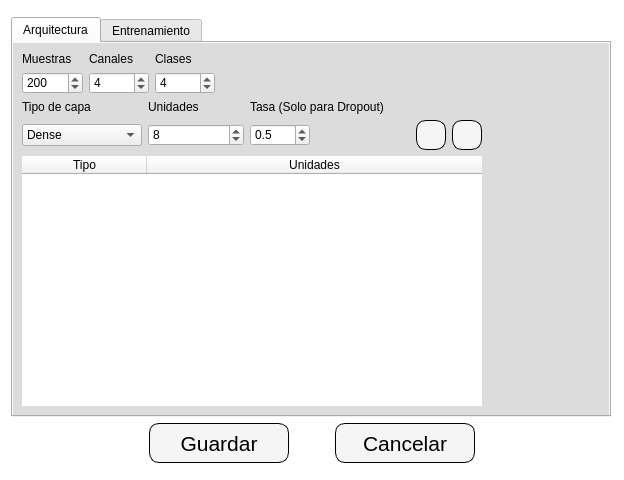
<?xml version="1.0" encoding="UTF-8"?>
<ui version="4.0">
 <class>trainingConfigDialog</class>
 <widget class="QDialog" name="trainingConfigDialog">
  <property name="geometry">
   <rect>
    <x>0</x>
    <y>0</y>
    <width>624</width>
    <height>480</height>
   </rect>
  </property>
  <property name="minimumSize">
   <size>
    <width>624</width>
    <height>480</height>
   </size>
  </property>
  <property name="maximumSize">
   <size>
    <width>624</width>
    <height>480</height>
   </size>
  </property>
  <property name="windowTitle">
   <string>Dialog</string>
  </property>
  <property name="layoutDirection">
   <enum>Qt::LeftToRight</enum>
  </property>
  <property name="styleSheet">
   <string notr="true">#trainingConfigDialog {
	background: white;
}

QPushButton {
	font-size: 16pt;
	border: 1px solid black;
	border-radius: 10px;
	background: whitesmoke
}

#saveConfig:hover {
	color: white;
	background: green
}

#cancelConfig:hover {
	color: white;
	background: red
}

#trainingTab, #architectureTab {	
	background-color: rgb(220, 220, 220);
}

#architectureTable {
	border: none;
}

#architectureTable QHeaderView:section {
	background: whitesmoke;
}



</string>
  </property>
  <property name="modal">
   <bool>true</bool>
  </property>
  <layout class="QVBoxLayout" name="verticalLayout_5">
   <item>
    <layout class="QVBoxLayout" name="verticalLayout">
     <item>
      <widget class="QTabWidget" name="tabWidget">
       <property name="minimumSize">
        <size>
         <width>600</width>
         <height>400</height>
        </size>
       </property>
       <property name="maximumSize">
        <size>
         <width>600</width>
         <height>400</height>
        </size>
       </property>
       <property name="currentIndex">
        <number>0</number>
       </property>
       <widget class="QWidget" name="architectureTab">
        <attribute name="title">
         <string>Arquitectura</string>
        </attribute>
        <layout class="QFormLayout" name="formLayout_4">
         <item row="0" column="0">
          <layout class="QFormLayout" name="formLayout_3">
           <item row="0" column="0">
            <layout class="QGridLayout" name="gridLayout_2">
             <item row="0" column="0">
              <widget class="QLabel" name="label_11">
               <property name="minimumSize">
                <size>
                 <width>60</width>
                 <height>0</height>
                </size>
               </property>
               <property name="text">
                <string>Muestras</string>
               </property>
              </widget>
             </item>
             <item row="0" column="1">
              <widget class="QLabel" name="label_9">
               <property name="minimumSize">
                <size>
                 <width>60</width>
                 <height>0</height>
                </size>
               </property>
               <property name="text">
                <string>Canales</string>
               </property>
              </widget>
             </item>
             <item row="0" column="2">
              <widget class="QLabel" name="label_10">
               <property name="minimumSize">
                <size>
                 <width>60</width>
                 <height>0</height>
                </size>
               </property>
               <property name="text">
                <string>Clases</string>
               </property>
              </widget>
             </item>
             <item row="1" column="0">
              <widget class="QSpinBox" name="timeSteps">
               <property name="minimum">
                <number>1</number>
               </property>
               <property name="maximum">
                <number>10000</number>
               </property>
               <property name="value">
                <number>200</number>
               </property>
              </widget>
             </item>
             <item row="1" column="1">
              <widget class="QSpinBox" name="channels">
               <property name="minimum">
                <number>1</number>
               </property>
               <property name="value">
                <number>4</number>
               </property>
              </widget>
             </item>
             <item row="1" column="2">
              <widget class="QSpinBox" name="classes">
               <property name="minimumSize">
                <size>
                 <width>60</width>
                 <height>0</height>
                </size>
               </property>
               <property name="minimum">
                <number>2</number>
               </property>
               <property name="value">
                <number>4</number>
               </property>
              </widget>
             </item>
            </layout>
           </item>
           <item row="1" column="0">
            <layout class="QVBoxLayout" name="verticalLayout_4">
             <item>
              <layout class="QGridLayout" name="gridLayout">
               <item row="0" column="0">
                <widget class="QLabel" name="label_6">
                 <property name="minimumSize">
                  <size>
                   <width>80</width>
                   <height>0</height>
                  </size>
                 </property>
                 <property name="text">
                  <string>Tipo de capa</string>
                 </property>
                </widget>
               </item>
               <item row="1" column="2">
                <widget class="QDoubleSpinBox" name="dropoutRate">
                 <property name="minimumSize">
                  <size>
                   <width>60</width>
                   <height>0</height>
                  </size>
                 </property>
                 <property name="maximumSize">
                  <size>
                   <width>60</width>
                   <height>16777215</height>
                  </size>
                 </property>
                 <property name="cursor">
                  <cursorShape>ArrowCursor</cursorShape>
                 </property>
                 <property name="decimals">
                  <number>1</number>
                 </property>
                 <property name="maximum">
                  <double>1.000000000000000</double>
                 </property>
                 <property name="value">
                  <double>0.500000000000000</double>
                 </property>
                </widget>
               </item>
               <item row="1" column="0">
                <widget class="QComboBox" name="layerType">
                 <property name="minimumSize">
                  <size>
                   <width>120</width>
                   <height>22</height>
                  </size>
                 </property>
                 <property name="cursor">
                  <cursorShape>PointingHandCursor</cursorShape>
                 </property>
                 <item>
                  <property name="text">
                   <string>Dense</string>
                  </property>
                 </item>
                 <item>
                  <property name="text">
                   <string>LSTM</string>
                  </property>
                 </item>
                 <item>
                  <property name="text">
                   <string>Dropout</string>
                  </property>
                 </item>
                </widget>
               </item>
               <item row="0" column="3">
                <layout class="QHBoxLayout" name="horizontalLayout_5"/>
               </item>
               <item row="0" column="1">
                <widget class="QLabel" name="label_7">
                 <property name="minimumSize">
                  <size>
                   <width>60</width>
                   <height>0</height>
                  </size>
                 </property>
                 <property name="text">
                  <string>Unidades</string>
                 </property>
                </widget>
               </item>
               <item row="0" column="2">
                <widget class="QLabel" name="label_8">
                 <property name="minimumSize">
                  <size>
                   <width>160</width>
                   <height>0</height>
                  </size>
                 </property>
                 <property name="text">
                  <string>Tasa (Solo para Dropout)</string>
                 </property>
                </widget>
               </item>
               <item row="1" column="1">
                <widget class="QSpinBox" name="hiddenUnits">
                 <property name="minimumSize">
                  <size>
                   <width>60</width>
                   <height>22</height>
                  </size>
                 </property>
                 <property name="cursor">
                  <cursorShape>ArrowCursor</cursorShape>
                 </property>
                 <property name="minimum">
                  <number>1</number>
                 </property>
                 <property name="maximum">
                  <number>10000</number>
                 </property>
                 <property name="value">
                  <number>8</number>
                 </property>
                </widget>
               </item>
               <item row="1" column="3">
                <widget class="QPushButton" name="addLayer">
                 <property name="minimumSize">
                  <size>
                   <width>30</width>
                   <height>30</height>
                  </size>
                 </property>
                 <property name="maximumSize">
                  <size>
                   <width>30</width>
                   <height>30</height>
                  </size>
                 </property>
                 <property name="cursor">
                  <cursorShape>PointingHandCursor</cursorShape>
                 </property>
                 <property name="text">
                  <string/>
                 </property>
                 <property name="icon">
                  <iconset>
                   <normalon>images/plus.png</normalon>
                  </iconset>
                 </property>
                </widget>
               </item>
               <item row="1" column="4">
                <widget class="QPushButton" name="removeLayer">
                 <property name="minimumSize">
                  <size>
                   <width>30</width>
                   <height>30</height>
                  </size>
                 </property>
                 <property name="maximumSize">
                  <size>
                   <width>30</width>
                   <height>30</height>
                  </size>
                 </property>
                 <property name="cursor">
                  <cursorShape>PointingHandCursor</cursorShape>
                 </property>
                 <property name="text">
                  <string/>
                 </property>
                 <property name="icon">
                  <iconset>
                   <normalon>images/minus.png</normalon>
                  </iconset>
                 </property>
                </widget>
               </item>
              </layout>
             </item>
             <item>
              <widget class="QTableWidget" name="architectureTable">
               <property name="minimumSize">
                <size>
                 <width>460</width>
                 <height>240</height>
                </size>
               </property>
               <property name="tabletTracking">
                <bool>false</bool>
               </property>
               <property name="autoFillBackground">
                <bool>false</bool>
               </property>
               <property name="styleSheet">
                <string notr="true"/>
               </property>
               <property name="frameShape">
                <enum>QFrame::StyledPanel</enum>
               </property>
               <property name="frameShadow">
                <enum>QFrame::Sunken</enum>
               </property>
               <property name="sizeAdjustPolicy">
                <enum>QAbstractScrollArea::AdjustIgnored</enum>
               </property>
               <property name="selectionMode">
                <enum>QAbstractItemView::ExtendedSelection</enum>
               </property>
               <property name="textElideMode">
                <enum>Qt::ElideLeft</enum>
               </property>
               <property name="showGrid">
                <bool>true</bool>
               </property>
               <property name="gridStyle">
                <enum>Qt::DashLine</enum>
               </property>
               <property name="sortingEnabled">
                <bool>false</bool>
               </property>
               <property name="wordWrap">
                <bool>true</bool>
               </property>
               <attribute name="horizontalHeaderVisible">
                <bool>true</bool>
               </attribute>
               <attribute name="horizontalHeaderCascadingSectionResizes">
                <bool>false</bool>
               </attribute>
               <attribute name="horizontalHeaderMinimumSectionSize">
                <number>39</number>
               </attribute>
               <attribute name="horizontalHeaderDefaultSectionSize">
                <number>125</number>
               </attribute>
               <attribute name="horizontalHeaderShowSortIndicator" stdset="0">
                <bool>false</bool>
               </attribute>
               <attribute name="horizontalHeaderStretchLastSection">
                <bool>true</bool>
               </attribute>
               <attribute name="verticalHeaderCascadingSectionResizes">
                <bool>false</bool>
               </attribute>
               <attribute name="verticalHeaderShowSortIndicator" stdset="0">
                <bool>false</bool>
               </attribute>
               <attribute name="verticalHeaderStretchLastSection">
                <bool>false</bool>
               </attribute>
               <column>
                <property name="text">
                 <string>Tipo</string>
                </property>
               </column>
               <column>
                <property name="text">
                 <string>Unidades</string>
                </property>
               </column>
              </widget>
             </item>
            </layout>
           </item>
          </layout>
         </item>
        </layout>
       </widget>
       <widget class="QWidget" name="trainingTab">
        <attribute name="title">
         <string>Entrenamiento</string>
        </attribute>
        <layout class="QFormLayout" name="formLayout_2">
         <item row="0" column="0">
          <layout class="QFormLayout" name="formLayout">
           <item row="0" column="0">
            <layout class="QVBoxLayout" name="verticalLayout_3">
             <item>
              <widget class="QCheckBox" name="pretrainedModelCheck">
               <property name="minimumSize">
                <size>
                 <width>220</width>
                 <height>0</height>
                </size>
               </property>
               <property name="text">
                <string>Entrenar modelo preentrenado</string>
               </property>
              </widget>
             </item>
             <item>
              <widget class="QLabel" name="label">
               <property name="minimumSize">
                <size>
                 <width>100</width>
                 <height>0</height>
                </size>
               </property>
               <property name="text">
                <string>Cargar modelo</string>
               </property>
              </widget>
             </item>
             <item>
              <layout class="QHBoxLayout" name="horizontalLayout_4">
               <item>
                <widget class="QLineEdit" name="pretrainedModelPath">
                 <property name="minimumSize">
                  <size>
                   <width>500</width>
                   <height>0</height>
                  </size>
                 </property>
                </widget>
               </item>
               <item>
                <widget class="QToolButton" name="loadPretrainedModel">
                 <property name="cursor">
                  <cursorShape>PointingHandCursor</cursorShape>
                 </property>
                 <property name="text">
                  <string>...</string>
                 </property>
                </widget>
               </item>
              </layout>
             </item>
             <item>
              <widget class="QLabel" name="label_2">
               <property name="minimumSize">
                <size>
                 <width>100</width>
                 <height>0</height>
                </size>
               </property>
               <property name="text">
                <string>Cargra dataset</string>
               </property>
              </widget>
             </item>
             <item>
              <layout class="QHBoxLayout" name="horizontalLayout_3">
               <item>
                <widget class="QLineEdit" name="dataPath">
                 <property name="minimumSize">
                  <size>
                   <width>500</width>
                   <height>0</height>
                  </size>
                 </property>
                </widget>
               </item>
               <item>
                <widget class="QToolButton" name="loadDataPath">
                 <property name="cursor">
                  <cursorShape>PointingHandCursor</cursorShape>
                 </property>
                 <property name="text">
                  <string>...</string>
                 </property>
                </widget>
               </item>
              </layout>
             </item>
             <item>
              <widget class="QLabel" name="label_3">
               <property name="minimumSize">
                <size>
                 <width>100</width>
                 <height>0</height>
                </size>
               </property>
               <property name="text">
                <string>Guardar modelo</string>
               </property>
              </widget>
             </item>
             <item>
              <layout class="QHBoxLayout" name="horizontalLayout_2">
               <item>
                <widget class="QLineEdit" name="modelPath">
                 <property name="minimumSize">
                  <size>
                   <width>500</width>
                   <height>0</height>
                  </size>
                 </property>
                </widget>
               </item>
               <item>
                <widget class="QToolButton" name="saveModelPath">
                 <property name="cursor">
                  <cursorShape>PointingHandCursor</cursorShape>
                 </property>
                 <property name="text">
                  <string>...</string>
                 </property>
                </widget>
               </item>
              </layout>
             </item>
            </layout>
           </item>
           <item row="1" column="0">
            <layout class="QVBoxLayout" name="verticalLayout_2">
             <item>
              <widget class="QLabel" name="label_4">
               <property name="minimumSize">
                <size>
                 <width>70</width>
                 <height>0</height>
                </size>
               </property>
               <property name="text">
                <string>Epochs</string>
               </property>
              </widget>
             </item>
             <item>
              <widget class="QSpinBox" name="epochNumber">
               <property name="minimumSize">
                <size>
                 <width>70</width>
                 <height>0</height>
                </size>
               </property>
               <property name="cursor">
                <cursorShape>ArrowCursor</cursorShape>
               </property>
               <property name="maximum">
                <number>10000</number>
               </property>
               <property name="value">
                <number>100</number>
               </property>
              </widget>
             </item>
             <item>
              <widget class="QLabel" name="label_5">
               <property name="minimumSize">
                <size>
                 <width>70</width>
                 <height>0</height>
                </size>
               </property>
               <property name="text">
                <string>Batch</string>
               </property>
              </widget>
             </item>
             <item>
              <widget class="QSpinBox" name="batchSize">
               <property name="minimumSize">
                <size>
                 <width>70</width>
                 <height>0</height>
                </size>
               </property>
               <property name="value">
                <number>32</number>
               </property>
              </widget>
             </item>
            </layout>
           </item>
          </layout>
         </item>
        </layout>
       </widget>
      </widget>
     </item>
     <item>
      <layout class="QHBoxLayout" name="horizontalLayout">
       <item>
        <spacer name="horizontalSpacer_2">
         <property name="orientation">
          <enum>Qt::Horizontal</enum>
         </property>
         <property name="sizeHint" stdset="0">
          <size>
           <width>40</width>
           <height>20</height>
          </size>
         </property>
        </spacer>
       </item>
       <item>
        <widget class="QPushButton" name="saveConfig">
         <property name="minimumSize">
          <size>
           <width>140</width>
           <height>40</height>
          </size>
         </property>
         <property name="cursor">
          <cursorShape>PointingHandCursor</cursorShape>
         </property>
         <property name="text">
          <string>Guardar</string>
         </property>
        </widget>
       </item>
       <item>
        <spacer name="horizontalSpacer">
         <property name="orientation">
          <enum>Qt::Horizontal</enum>
         </property>
         <property name="sizeType">
          <enum>QSizePolicy::Fixed</enum>
         </property>
         <property name="sizeHint" stdset="0">
          <size>
           <width>40</width>
           <height>20</height>
          </size>
         </property>
        </spacer>
       </item>
       <item>
        <widget class="QPushButton" name="cancelConfig">
         <property name="minimumSize">
          <size>
           <width>140</width>
           <height>40</height>
          </size>
         </property>
         <property name="cursor">
          <cursorShape>PointingHandCursor</cursorShape>
         </property>
         <property name="text">
          <string>Cancelar</string>
         </property>
        </widget>
       </item>
       <item>
        <spacer name="horizontalSpacer_3">
         <property name="orientation">
          <enum>Qt::Horizontal</enum>
         </property>
         <property name="sizeHint" stdset="0">
          <size>
           <width>40</width>
           <height>20</height>
          </size>
         </property>
        </spacer>
       </item>
      </layout>
     </item>
    </layout>
   </item>
  </layout>
 </widget>
 <resources/>
 <connections/>
</ui>
